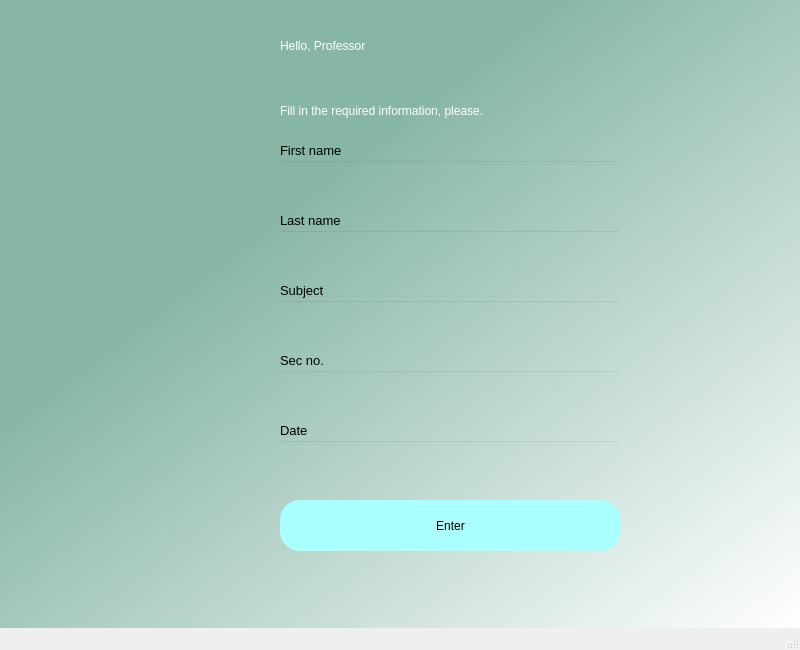
<?xml version="1.0" encoding="UTF-8"?>
<ui version="4.0">
 <class>MainWindow</class>
 <widget class="QMainWindow" name="MainWindow">
  <property name="geometry">
   <rect>
    <x>0</x>
    <y>0</y>
    <width>800</width>
    <height>650</height>
   </rect>
  </property>
  <property name="windowTitle">
   <string>MainWindow</string>
  </property>
  <property name="styleSheet">
   <string notr="true">QWidget#bgwidget{background-color:qlineargradient(spread:pad, x1:0.091, y1:0.0738636, x2:1, y2:1, stop:0.278409 rgba(135, 182, 165, 255), stop:1 rgba(255, 255, 255, 255));}</string>
  </property>
  <widget class="QWidget" name="bgwidget">
   <widget class="QPushButton" name="enterbtn">
    <property name="geometry">
     <rect>
      <x>280</x>
      <y>500</y>
      <width>341</width>
      <height>51</height>
     </rect>
    </property>
    <property name="cursor">
     <cursorShape>PointingHandCursor</cursorShape>
    </property>
    <property name="styleSheet">
     <string notr="true">border-radius:20px;
background-color: rgb(170, 255, 255);
font: 14pt &quot;MS Shell Dlg 2&quot;;</string>
    </property>
    <property name="text">
     <string>Enter</string>
    </property>
   </widget>
   <widget class="QLabel" name="label_7">
    <property name="geometry">
     <rect>
      <x>280</x>
      <y>210</y>
      <width>81</width>
      <height>20</height>
     </rect>
    </property>
    <property name="font">
     <font>
      <family>MS Shell Dlg 2</family>
      <pointsize>10</pointsize>
      <weight>50</weight>
      <italic>false</italic>
      <bold>false</bold>
     </font>
    </property>
    <property name="styleSheet">
     <string notr="true">font: 10pt &quot;MS Shell Dlg 2&quot;;</string>
    </property>
    <property name="text">
     <string>Last name</string>
    </property>
   </widget>
   <widget class="QLabel" name="label_11">
    <property name="geometry">
     <rect>
      <x>280</x>
      <y>350</y>
      <width>81</width>
      <height>20</height>
     </rect>
    </property>
    <property name="font">
     <font>
      <family>MS Shell Dlg 2</family>
      <pointsize>10</pointsize>
      <weight>50</weight>
      <italic>false</italic>
      <bold>false</bold>
     </font>
    </property>
    <property name="styleSheet">
     <string notr="true">font: 10pt &quot;MS Shell Dlg 2&quot;;</string>
    </property>
    <property name="text">
     <string>Sec no.</string>
    </property>
   </widget>
   <widget class="QLabel" name="label_8">
    <property name="geometry">
     <rect>
      <x>280</x>
      <y>420</y>
      <width>81</width>
      <height>20</height>
     </rect>
    </property>
    <property name="font">
     <font>
      <family>MS Shell Dlg 2</family>
      <pointsize>10</pointsize>
      <weight>50</weight>
      <italic>false</italic>
      <bold>false</bold>
     </font>
    </property>
    <property name="styleSheet">
     <string notr="true">font: 10pt &quot;MS Shell Dlg 2&quot;;</string>
    </property>
    <property name="text">
     <string>Date</string>
    </property>
   </widget>
   <widget class="QLineEdit" name="secnofield">
    <property name="geometry">
     <rect>
      <x>280</x>
      <y>370</y>
      <width>341</width>
      <height>51</height>
     </rect>
    </property>
    <property name="styleSheet">
     <string notr="true">background-color:rgba(0,0,0,0);
font: 12pt &quot;MS Shell Dlg 2&quot;;</string>
    </property>
    <property name="text">
     <string/>
    </property>
   </widget>
   <widget class="QLineEdit" name="fnamefield">
    <property name="geometry">
     <rect>
      <x>280</x>
      <y>160</y>
      <width>341</width>
      <height>51</height>
     </rect>
    </property>
    <property name="styleSheet">
     <string notr="true">background-color:rgba(0,0,0,0);
font: 12pt &quot;MS Shell Dlg 2&quot;;</string>
    </property>
    <property name="text">
     <string/>
    </property>
   </widget>
   <widget class="QLineEdit" name="lnamefield">
    <property name="geometry">
     <rect>
      <x>280</x>
      <y>230</y>
      <width>341</width>
      <height>51</height>
     </rect>
    </property>
    <property name="styleSheet">
     <string notr="true">background-color:rgba(0,0,0,0);
font: 12pt &quot;MS Shell Dlg 2&quot;;</string>
    </property>
   </widget>
   <widget class="QLabel" name="label_5">
    <property name="geometry">
     <rect>
      <x>280</x>
      <y>280</y>
      <width>81</width>
      <height>20</height>
     </rect>
    </property>
    <property name="font">
     <font>
      <family>MS Shell Dlg 2</family>
      <pointsize>10</pointsize>
      <weight>50</weight>
      <italic>false</italic>
      <bold>false</bold>
     </font>
    </property>
    <property name="styleSheet">
     <string notr="true">font: 10pt &quot;MS Shell Dlg 2&quot;;</string>
    </property>
    <property name="text">
     <string>Subject</string>
    </property>
   </widget>
   <widget class="QLineEdit" name="datefield">
    <property name="geometry">
     <rect>
      <x>280</x>
      <y>440</y>
      <width>341</width>
      <height>51</height>
     </rect>
    </property>
    <property name="styleSheet">
     <string notr="true">background-color:rgba(0,0,0,0);
font: 12pt &quot;MS Shell Dlg 2&quot;;</string>
    </property>
   </widget>
   <widget class="QLineEdit" name="subjectfield">
    <property name="geometry">
     <rect>
      <x>280</x>
      <y>300</y>
      <width>341</width>
      <height>51</height>
     </rect>
    </property>
    <property name="styleSheet">
     <string notr="true">background-color:rgba(0,0,0,0);
font: 12pt &quot;MS Shell Dlg 2&quot;;</string>
    </property>
   </widget>
   <widget class="QLabel" name="label_9">
    <property name="geometry">
     <rect>
      <x>280</x>
      <y>90</y>
      <width>391</width>
      <height>41</height>
     </rect>
    </property>
    <property name="styleSheet">
     <string notr="true">font: 16pt &quot;MS Shell Dlg 2&quot;;color:rgb(255, 255, 255)</string>
    </property>
    <property name="text">
     <string>Fill in the required information, please.</string>
    </property>
   </widget>
   <widget class="QLabel" name="label_10">
    <property name="geometry">
     <rect>
      <x>280</x>
      <y>140</y>
      <width>81</width>
      <height>20</height>
     </rect>
    </property>
    <property name="font">
     <font>
      <family>MS Shell Dlg 2</family>
      <pointsize>10</pointsize>
      <weight>50</weight>
      <italic>false</italic>
      <bold>false</bold>
     </font>
    </property>
    <property name="styleSheet">
     <string notr="true">font: 10pt &quot;MS Shell Dlg 2&quot;;</string>
    </property>
    <property name="text">
     <string>First name</string>
    </property>
   </widget>
   <widget class="QLabel" name="label_6">
    <property name="geometry">
     <rect>
      <x>280</x>
      <y>10</y>
      <width>351</width>
      <height>71</height>
     </rect>
    </property>
    <property name="styleSheet">
     <string notr="true">font: 36pt &quot;MS Shell Dlg 2&quot;; color:rgb(255, 255, 255)</string>
    </property>
    <property name="text">
     <string>Hello, Professor</string>
    </property>
   </widget>
  </widget>
  <widget class="QMenuBar" name="menubar">
   <property name="geometry">
    <rect>
     <x>0</x>
     <y>0</y>
     <width>800</width>
     <height>21</height>
    </rect>
   </property>
  </widget>
  <widget class="QStatusBar" name="statusbar"/>
 </widget>
 <resources/>
 <connections/>
</ui>
